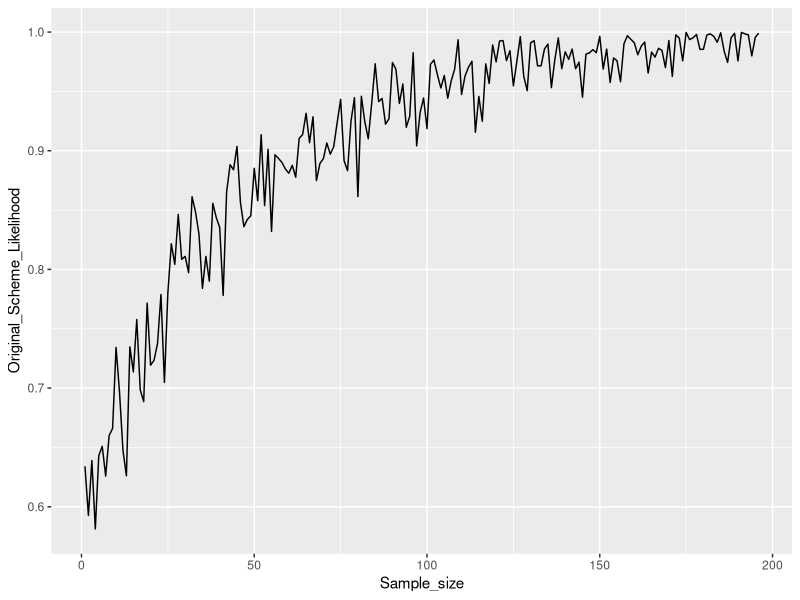
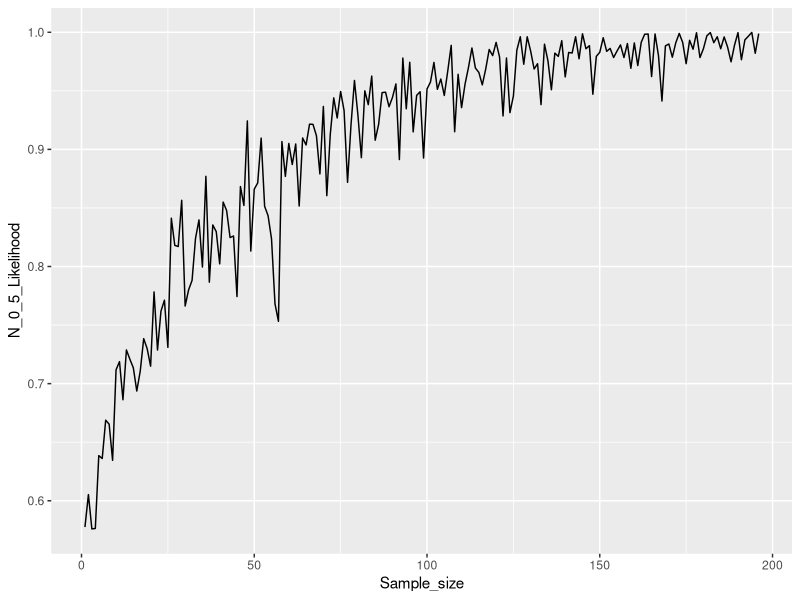

The R source for these figures, in order:
## ---- chunk 1
library(matrixStats)
library(ggplot2)
## ---- chunk 2
compute_likelihoods <- function(sample_data) {
  
  sample_size <- length(sample_data)
  
  likelihoods <- matrix(0, nrow = sample_size, ncol = 2)
  
  # With original scheme [0.5 * N(0, 1) + 0.5 * N(0,9)]
  likelihoods[, 1] <- 0.5 * dnorm(sample_data, mean = 0, sd = 1) + 0.5 * dnorm(sample_data, mean = 0, sd = 3)
  
  # With N(0, 5)
  likelihoods[, 2] <- dnorm(sample_data, mean = 0, sd = sqrt(5))
  
  return(likelihoods)
}
## ---- chunk 3
generate_sample_data <- function(sample_size, natural_priors, distribution_name) {
  
  if (distribution_name == "original_scheme") {
    random_vector <- runif(sample_size, 0, 1)
    num_elements_from_dist1 <- length(random_vector[random_vector <= 0.5])
    num_elements_from_dist2 <- length(random_vector[random_vector > 0.5])
  
    sample_data1 <- rnorm(num_elements_from_dist1, mean = 0, sd = 1) # 50% of the time, draw sample from N(0, 1)
    sample_data2 <- rnorm(sample_size - num_elements_from_dist1, mean = 0, sd = 3) # 50% of the time, draw sample from N(0, 9)
  
    sample_data <- c(sample_data1, sample_data2)
  } else if (distribution_name == "N(0,5)") {
    
    sample_data <- rnorm(sample_size, mean = 0, sd = sqrt(5))
    
  } else {
    print("Error: Invalid distribution name")
  }
  
  return(sample_data)
}
## ---- chunk 4
generate_plot_data <- function(min_sample_size, max_sample_size, no_of_experiments, natural_priors, distribution_name) {
  plot_data <- matrix(data = NA, nrow = max_sample_size - min_sample_size + 1, ncol = 3)
  plot_data[, 1] <- seq(min_sample_size:max_sample_size)
  
  for(sample_size in min_sample_size:max_sample_size) {
    
    original_scheme_conditional_likelihood <- matrix(data = NA, nrow = no_of_experiments, ncol = 1)
    N_0_5_conditional_likelihood <- matrix(data = NA, nrow = no_of_experiments, ncol = 1)
  
      for(i in 1:no_of_experiments) {
      sample_data <- generate_sample_data(sample_size, natural_priors, distribution_name)
    
      likelihoods <- compute_likelihoods(sample_data)
    
      original_scheme_likelihood <- colProds(likelihoods)[1]
      N_0_5_likelihood <- colProds(likelihoods)[2]
      
      original_scheme_conditional_likelihood[i] <- original_scheme_likelihood * natural_priors[1] / (original_scheme_likelihood * natural_priors[1] + N_0_5_likelihood * natural_priors[2]) # original scheme condtional likelihood
      
      N_0_5_conditional_likelihood[i] <- N_0_5_likelihood * natural_priors[2]/ (original_scheme_likelihood * natural_priors[1] + N_0_5_likelihood * natural_priors[2]) # N(0, 5) conditional likelihood
      
      plot_data[sample_size - min_sample_size + 1, 2] <- mean(original_scheme_conditional_likelihood) # Average over experiments
      plot_data[sample_size - min_sample_size + 1, 3] <- mean(N_0_5_conditional_likelihood) # Average over experiments
    }
  }
  
  return(plot_data)
}
## ---- chunk 5
natural_priors <- c(0.5, 0.5) # P(Z = 0), P(Z = 1) [Z = 0: original scheme; Z = 1: N(0,5)]
min_sample_size <- 5
max_sample_size <- 200
no_of_experiments <- 50
distribution_name <- "original_scheme"

plot_data.df <- as.data.frame(generate_plot_data(min_sample_size, max_sample_size, no_of_experiments, natural_priors, distribution_name))
colnames(plot_data.df) <- c("Sample_size", "Original_Scheme_Likelihood", "N_0_5_Likelihood")

confidence_threshold = 0.95
last_unsure_sample <- max(which(plot_data.df$Original_Scheme_Likelihood < confidence_threshold))
print(paste("95% confidence reached at sample size ", plot_data.df$Sample_size[last_unsure_sample + 1]))

ggplot(data = plot_data.df, aes(x = Sample_size, y = Original_Scheme_Likelihood)) +
  geom_line()
## ---- chunk 6
natural_priors <- c(0.5, 0.5) # P(Z = 0), P(Z = 1) [Z = 0: original scheme; Z = 1: N(0,5)]
min_sample_size <- 5
max_sample_size <- 200
no_of_experiments <- 50
distribution_name <- "N(0,5)"

plot_data.df <- as.data.frame(generate_plot_data(min_sample_size, max_sample_size, no_of_experiments, natural_priors, distribution_name))
colnames(plot_data.df) <- c("Sample_size", "Original_Scheme_Likelihood", "N_0_5_Likelihood")

confidence_threshold = 0.95
last_unsure_sample <- max(which(plot_data.df$N_0_5_Likelihood < confidence_threshold))
print(paste("95% confidence reached at sample size ", plot_data.df$Sample_size[last_unsure_sample + 1]))

ggplot(data = plot_data.df, aes(x = Sample_size, y = N_0_5_Likelihood)) +
  geom_line()
